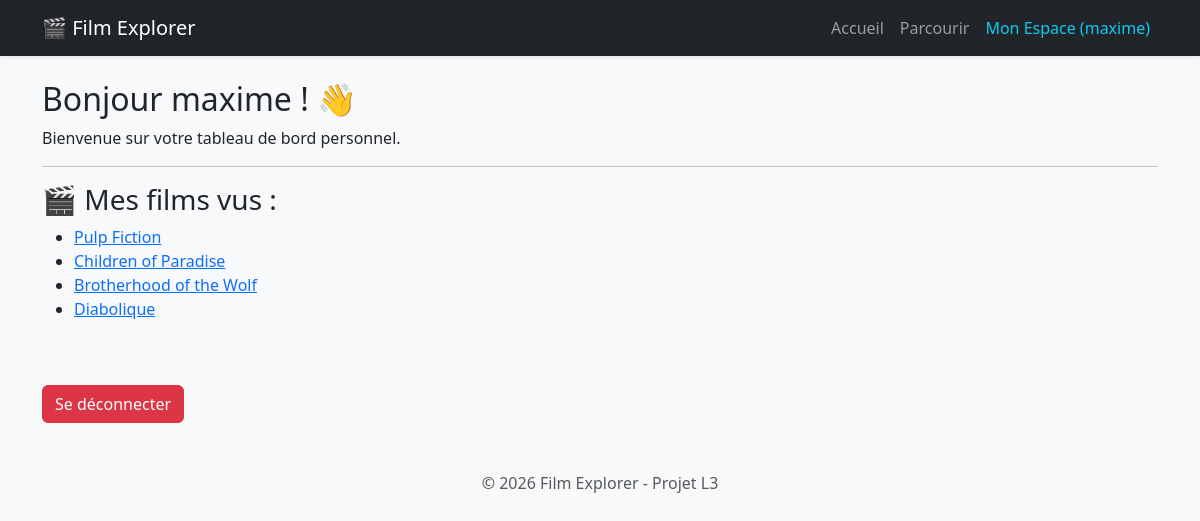
/profile/ (signed in), run on the app's committed database.
### films/models.py (models this page shows, shortened)
class Film2(models.Model):
    title = models.CharField(max_length=200)
    release_year = models.IntegerField(null=True, blank=True)
    slug = models.SlugField(unique=True, blank=True)
    viewed_by = models.ManyToManyField(User, blank=True)

### films/views.py (the view)
# urls.py: path('profile/', views.profile, name='profile'),
def profile(request):
    if request.user.is_authenticated:
        return render(request, 'profile_logged_in.html')
    else:
        return render(request, 'profile_anonymous.html')

### films/templates/profile_logged_in.html (shortened to what this page needs)
{% extends "base.html" %}
{% block content %}
  <h2>Bonjour {{ user.username }} ! 👋</h2>
  <p>Bienvenue sur votre tableau de bord personnel.</p>
  <hr>
  <h3>🎬 Mes films vus :</h3>
  <ul>
    {% for film in user.film2_set.all %}
      <li><a href="{% url 'film_detail' slug=film.slug %}">{{ film.title }}</a></li>
    {% empty %}
      <p style="color: #7f8c8d;">Vous n'avez pas encore vu de film. Allez dans "Parcourir" pour en ajouter !</p>
    {% endfor %}
  </ul>
  <br><br>
  <form action="{% url 'logout' %}" method="post">
    <button type="submit" class="btn btn-danger">Se déconnecter</button>
  </form>
{% endblock %}

### films/templates/base.html (shortened to what this page needs)
<!doctype html>
<html lang="fr">
<head>
    <link href="https://cdn.jsdelivr.net/npm/bootstrap@5.3.0/dist/css/bootstrap.min.css" rel="stylesheet">
</head>
<body class="bg-light">
    <nav class="navbar navbar-expand-lg navbar-dark bg-dark shadow-sm">
        <div class="container">
            <a class="navbar-brand" href="{% url 'home' %}">🎬 Film Explorer</a>
            <div class="collapse navbar-collapse">
                <ul class="navbar-nav ms-auto">
                    <li class="nav-item"><a class="nav-link" href="{% url 'home' %}">Accueil</a></li>
                    <li class="nav-item"><a class="nav-link" href="{% url 'film_list' %}">Parcourir</a></li>
                    {% if user.is_authenticated %}
                        <li class="nav-item"><a class="nav-link text-info" href="{% url 'profile' %}">Mon Espace ({{ user.username }})</a></li>
                    {% else %}
                        <li class="nav-item"><a class="nav-link" href="{% url 'login' %}">Connexion</a></li>
                    {% endif %}
                </ul>
            </div>
        </div>
    </nav>
    <main class="container mt-4">
        {% block content %}{% endblock %}
    </main>
    <footer class="text-center mt-5 mb-4 text-muted">
        <p>&copy; 2026 Film Explorer - Projet L3</p>
    </footer>
</body>
</html>

### data on the page
Film2: title "Pulp Fiction"
Film2: title "Children of Paradise"
Film2: title "Brotherhood of the Wolf"
Film2: title "Diabolique"

### other printed values
{{ user.username }} "maxime"
